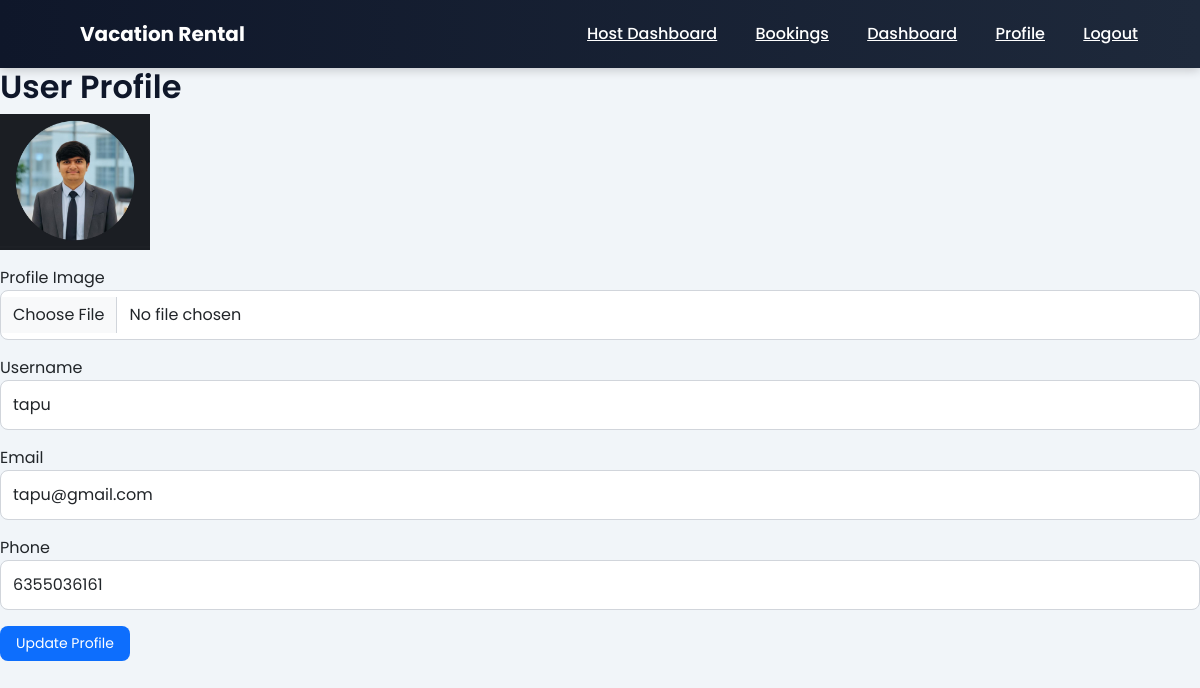
The page /profile/ (signed in) on the database its author committed.
### users/models.py (models this page shows)
class User(AbstractUser):
    ROLE_CHOICES = (
        ('admin', 'Admin'),
        ('host', 'Host'),
        ('guest', 'Guest'),
    )
    role = models.CharField(max_length=10, choices=ROLE_CHOICES, default='guest')
    phone = models.CharField(max_length=15, blank=True, null=True)
    profile_image = models.ImageField(upload_to='profile_images/', blank=True, null=True)

### users/views.py (the view, shortened to what this page needs)
# urls.py: path('profile/', views.profile, name="profile"),
@login_required
def profile(request):
    user = request.user
    return render(request, 'profile.html', {'user': user})

### templates/profile.html (shortened to what this page needs)
{% extends "base.html" %}
{% block content %}
<h2>User Profile</h2>
<form method="POST" enctype="multipart/form-data">
<div class="mb-3">
{% if user.profile_image %}
<img src="{{ user.profile_image.url }}" width="150">
{% endif %}
</div>
<div class="mb-3">
<label>Profile Image</label>
<input type="file" name="profile_image" class="form-control">
</div>
<div class="mb-3">
<label>Username</label>
<input type="text" name="username" value="{{ user.username }}" class="form-control">
</div>
<div class="mb-3">
<label>Email</label>
<input type="email" name="email" value="{{ user.email }}" class="form-control">
</div>
<div class="mb-3">
<label>Phone</label>
<input type="text" name="phone" value="{{ user.phone }}" class="form-control">
</div>
<button class="btn btn-primary">Update Profile</button>
</form>
{% endblock %}

### static/css/style.css (style rules this page uses)
body { font-family: 'Poppins', sans-serif; margin:0; padding:0; background:#f1f5f9; }
h1,h2,h3,h4 { font-weight:600; color:#0f172a; }
.form-control { padding:12px; border-radius:8px; border:1px solid #d1d5db; margin-bottom:15px; }
.btn { padding:7px 16px; border-radius:8px; border:none; cursor:pointer; font-size:14px; }
h2 { font-weight:600; }

### rows shown on the page
User: profile_image (picture), username "tapu", email "tapu@gmail.com", phone "6355036161"
